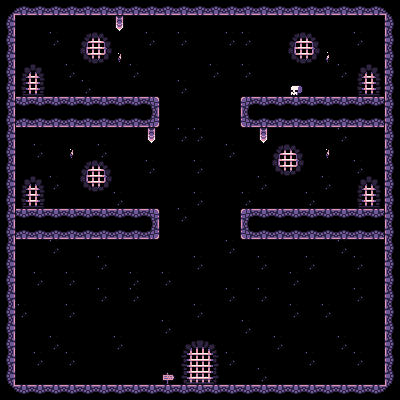

This game map was drawn from its Tiled (.tmx) file and the tilesets committed beside it. A one-line description and the full map source follow:
An orthogonal 25x25 tile map with 16x16 px tiles, 2 tile layers (Декорации, Препятствия) and 5 objects (4x spawnpoint, game_start).

<map version="1.9" tiledversion="1.9.2" orientation="orthogonal" renderorder="right-down" width="25" height="25" tilewidth="16" tileheight="16" infinite="0" nextlayerid="8" nextobjectid="31">
 <properties>
  <property name="Scale" type="int" value="2" />
 </properties>
 <tileset firstgid="1" source="testset.tsx" />
 <layer id="2" name="Декорации" width="25" height="25">
  <properties>
   <property name="Collision" type="bool" value="false" />
  </properties>
  <data encoding="csv">
0,0,0,0,0,0,0,0,0,0,0,0,0,0,0,0,0,0,0,0,0,0,0,0,0,
0,0,0,0,0,0,0,48,0,0,0,0,0,0,0,0,0,0,0,0,0,0,0,0,0,
0,0,0,39,0,74,75,0,0,39,0,39,0,0,39,39,0,0,74,75,0,0,39,0,0,
0,0,0,0,0,90,91,126,0,0,0,0,0,0,0,0,0,0,90,91,128,0,0,0,0,
0,76,77,0,39,0,0,0,39,0,0,0,0,39,0,39,0,0,0,0,0,39,76,77,0,
0,92,93,0,0,39,0,0,0,0,0,39,0,0,0,0,0,0,80,0,0,0,92,93,0,
0,0,0,0,0,0,0,0,0,0,0,0,0,0,0,0,0,0,0,0,0,0,0,0,0,
0,0,0,0,0,0,0,0,0,0,0,0,0,0,0,0,0,0,0,0,0,0,0,0,0,
0,0,0,0,0,0,0,0,0,48,0,39,39,0,0,0,48,0,0,0,0,39,0,0,0,
0,0,39,0,126,0,39,0,0,0,0,0,0,0,39,0,0,74,75,0,126,0,0,0,0,
0,0,0,0,0,74,75,0,0,39,0,0,39,0,0,0,0,90,91,0,0,0,39,0,0,
0,76,77,39,0,90,91,0,0,0,0,0,0,0,0,0,39,0,0,0,39,0,76,77,0,
0,92,93,0,0,0,0,39,0,0,0,0,39,0,0,39,0,0,0,39,0,0,92,93,0,
0,0,0,0,0,0,0,0,0,0,0,39,0,0,0,0,0,0,0,0,0,0,0,0,0,
0,0,0,0,0,0,0,0,0,0,0,0,0,0,0,0,0,0,0,0,0,0,0,0,0,
0,0,0,39,0,0,0,0,0,0,0,0,0,0,39,0,0,0,0,0,0,39,0,0,0,
0,0,0,0,0,0,39,0,0,0,0,0,39,0,0,0,39,0,0,39,0,0,39,0,0,
0,0,39,0,39,0,0,0,39,0,39,0,0,0,0,0,0,0,39,0,0,0,0,0,0,
0,0,0,0,0,0,39,0,39,0,0,0,0,0,39,0,39,0,0,0,0,0,39,0,0,
0,39,0,0,39,0,0,0,0,0,0,0,39,0,0,0,0,0,39,0,39,0,0,0,0,
0,0,0,0,0,0,0,0,0,0,39,0,0,0,0,39,0,0,0,0,0,0,0,0,0,
0,0,0,39,0,0,0,39,0,0,0,65,66,67,0,0,0,39,0,0,0,39,0,0,0,
0,0,39,0,39,0,0,0,0,0,0,81,82,83,39,0,0,0,0,39,0,0,39,0,0,
0,0,0,0,0,0,0,0,0,0,63,97,98,99,0,0,39,0,0,0,0,0,0,0,0,
0,0,0,0,0,0,0,0,0,0,0,0,0,0,0,0,0,0,0,0,0,0,0,0,0
</data>
 </layer>
 <layer id="1" name="Препятствия" width="25" height="25">
  <properties>
   <property name="Collision" type="bool" value="true" />
  </properties>
  <data encoding="csv">
21,35,35,35,35,35,35,35,35,35,35,35,35,35,35,35,35,35,35,35,35,35,35,35,22,
20,0,0,0,0,0,0,0,0,0,0,0,0,0,0,0,0,0,0,0,0,0,0,0,18,
20,0,0,0,0,0,0,0,0,0,0,0,0,0,0,0,0,0,0,0,0,0,0,0,18,
20,0,0,0,0,0,0,0,0,0,0,0,0,0,0,0,0,0,0,0,0,0,0,0,18,
20,0,0,0,0,0,0,0,0,0,0,0,0,0,0,0,0,0,0,0,0,0,0,0,18,
20,0,0,0,0,0,0,0,0,0,0,0,0,0,0,0,0,0,0,0,0,0,0,0,18,
20,3,3,3,3,3,3,3,3,4,0,0,0,0,0,2,3,3,3,3,3,3,3,3,18,
20,35,35,35,35,35,35,35,35,36,0,0,0,0,0,34,35,35,35,35,35,35,35,35,18,
20,0,0,0,0,0,0,0,0,0,0,0,0,0,0,0,0,0,0,0,0,0,0,0,18,
20,0,0,0,0,0,0,0,0,0,0,0,0,0,0,0,0,0,0,0,0,0,0,0,18,
20,0,0,0,0,0,0,0,0,0,0,0,0,0,0,0,0,0,0,0,0,0,0,0,18,
20,0,0,0,0,0,0,0,0,0,0,0,0,0,0,0,0,0,0,0,0,0,0,0,18,
20,0,0,0,0,0,0,0,0,0,0,0,0,0,0,0,0,0,0,0,0,0,0,0,18,
20,3,3,3,3,3,3,3,3,4,0,0,0,0,0,2,3,3,3,3,3,3,3,3,18,
20,35,35,35,35,35,35,35,35,36,0,0,0,0,0,34,35,35,35,35,35,35,35,35,18,
20,0,0,0,0,0,0,0,0,0,0,0,0,0,0,0,0,0,0,0,0,0,0,0,18,
20,0,0,0,0,0,0,0,0,0,0,0,0,0,0,0,0,0,0,0,0,0,0,0,18,
20,0,0,0,0,0,0,0,0,0,0,0,0,0,0,0,0,0,0,0,0,0,0,0,18,
20,0,0,0,0,0,0,0,0,0,0,0,0,0,0,0,0,0,0,0,0,0,0,0,18,
20,0,0,0,0,0,0,0,0,0,0,0,0,0,0,0,0,0,0,0,0,0,0,0,18,
20,0,0,0,0,0,0,0,0,0,0,0,0,0,0,0,0,0,0,0,0,0,0,0,18,
20,0,0,0,0,0,0,0,0,0,0,0,0,0,0,0,0,0,0,0,0,0,0,0,18,
20,0,0,0,0,0,0,0,0,0,0,0,0,0,0,0,0,0,0,0,0,0,0,0,18,
20,0,0,0,0,0,0,0,0,0,0,0,0,0,0,0,0,0,0,0,0,0,0,0,18,
37,3,3,3,3,3,3,3,3,3,3,3,3,3,3,3,3,3,3,3,3,3,3,3,38
</data>
 </layer>
 <objectgroup id="7" name="Слой объектов 1">
  <object id="16" name="game_start" x="144" y="320" width="112" height="64" />
  <object id="21" name="spawnpoint" x="61.3172" y="93.5335">
   <point />
  </object>
  <object id="22" name="spawnpoint" x="294.943" y="93.2911">
   <point />
  </object>
  <object id="23" name="spawnpoint" x="64.6546" y="203.463">
   <point />
  </object>
  <object id="24" name="spawnpoint" x="295.499" y="204.73">
   <point />
  </object>
 </objectgroup>
</map>
